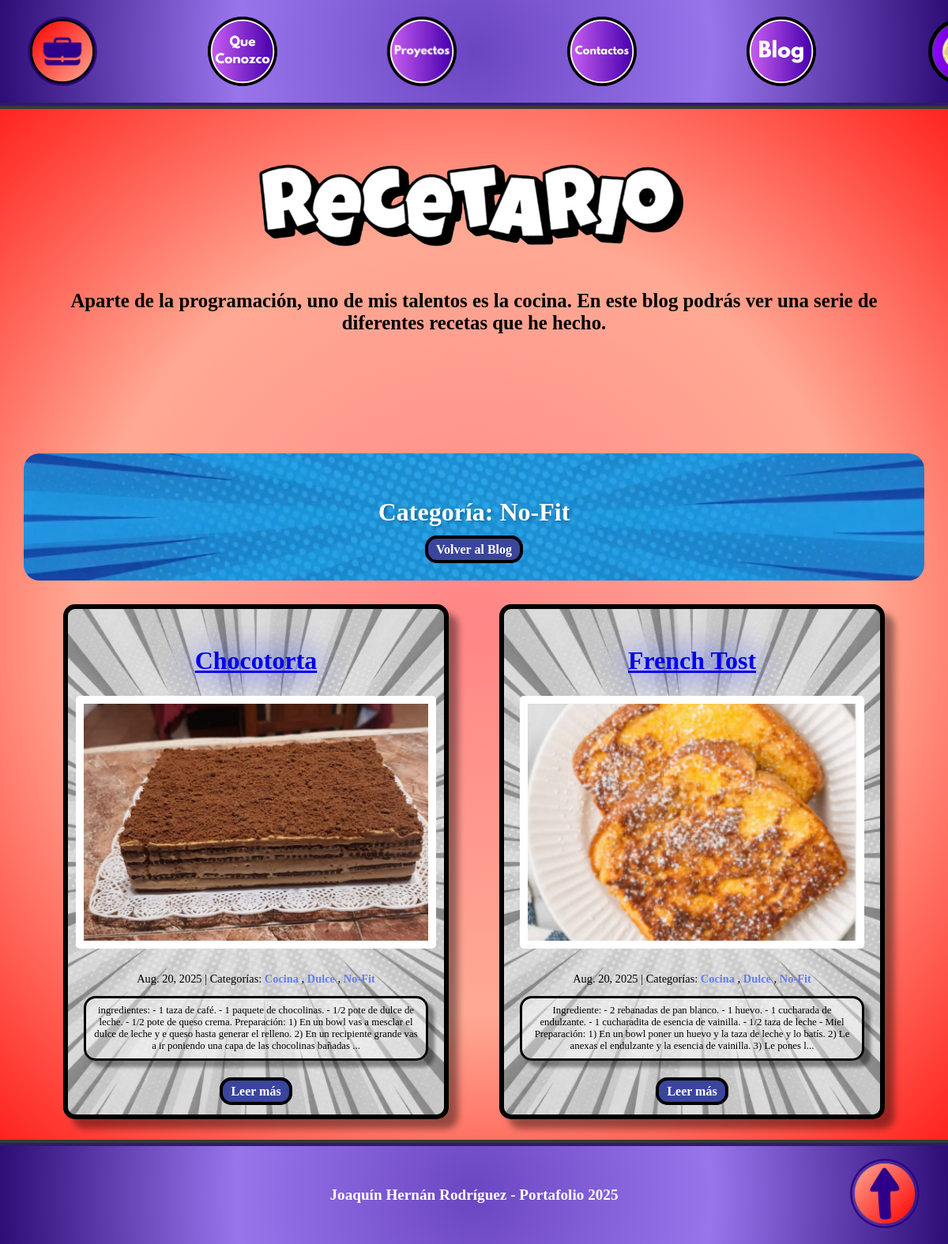
Page /blog/category/No-Fit/ on the committed database.
### blog/models.py (models this page shows, shortened)
class Category(models.Model):
    name = models.CharField(max_length=30)
    class Meta:
        verbose_name_plural = "categories"

class Post(models.Model):
    title = models.CharField(max_length=255)
    body = models.TextField()
    created_on = models.DateTimeField(auto_now_add=True)
    last_modified = models.DateTimeField(auto_now=True)
    categories = models.ManyToManyField("Category", related_name="posts")
    image = models.ImageField(upload_to='blog_images/', blank=True, null=True)

### blog/views.py (the view)
# urls.py: path("category/<category>/", views.blog_category, name="blog_category"),
def blog_category(request, category):
    posts = Post.objects.filter(
        categories__name__contains=category
    ).order_by("-created_on")
    context = {
        "category": category,
        "posts": posts,
    }
    return render(request, "blog/category.html", context)

### templates/blog/category.html (shortened to what this page needs)
{% extends "blog.html" %}
{% load static %}
{% block page_content %}
  <div class="category-header" style="background-image: url('{% static 'Portafolio/assets/Fondos/Fondo Azul.png' %}'); background-size: cover; background-position: center;">
    <h2 class="category-title">Categoría: {{ category }}</h2>
    <a href="{% url 'blog:blog_index' %}" class="volver">Volver al Blog</a>
  </div>
  <div class="Posteos">
    {% for post in posts %}
      <article class="Tarjeta" style="background-image: url('{% static 'Portafolio/assets/Fondos/Fondo Blanco.png' %}'); background-size: cover; background-position: center;">
        <div class="Contenido">
          <h2 class="titulo-posteo">
            <a href="{% url 'blog:blog_detail' post.pk %}">{{ post.title }}</a>
          </h2>
          {% if post.image %}
            <div class="post-image">
              <img src="{{ post.image.url }}" alt="{{ post.title }}" class="post-thumbnail">
            </div>
          {% endif %}
          <div class="info">
            <span class="post-date">{{ post.created_on.date }}</span>
            <span class="separator">|</span>
            <span class="post-categories">Categorías:
              {% for category in post.categories.all %}
                <a href="{% url 'blog:blog_category' category.name %}" class="categoria">
                  {{ category.name }}
                </a>{% if not forloop.last %}, {% endif %}
              {% endfor %}
            </span>
          </div>
          <div class="informacion-previa">
            <p>{{ post.body | slice:":300" }}{% if post.body|length > 300 %}...{% endif %}</p>
          </div>
          <a href="{% url 'blog:blog_detail' post.pk %}" class="leer-mas">Leer más</a>
        </div>
      </article>
    {% empty %}
      <div class="no-posts" style="background-image: url('{% static 'Portafolio/assets/Fondos/Fondo Blanco.png' %}'); background-size: cover; background-position: center;">
        <h3>No hay posts en esta categoría</h3>
        <p>Pronto habrá contenido en esta categoría.</p>
      </div>
    {% endfor %}
  </div>
{% endblock page_content %}

### Portafolio/static/Portafolio/css/base.css (style rules this page uses)
html { scroll-behavior: smooth; }
body { margin: 0; padding: 0; height: 100%; transition: background-color 0.3s ease; font-family: 'Baloo 2', cursive; }
h1, h2, h3, .Barra ul li a { font-family: 'Bangers', cursive; }

### Portafolio/static/Portafolio/css/blog.css (style rules this page uses)
body { background: radial-gradient(circle,#ff8686, #ffa994, #ff0000); }
.Posteos { padding-left: 5rem; padding-right: 5rem; display: grid; text-align: center; grid-template-columns: repeat(auto-fit, minmax(400px, 1fr)); gap: 4rem; max-width: 1200px; margin-bottom: 30px; }
.Tarjeta { border-radius: 15px; border: 6px solid #000000; box-shadow: 12px 12px 8px rgba(0, 0, 0, 0.4); padding: 20px; transition: all 0.3s ease; }
.Contenido { position: relative; z-index: 1; }
.titulo-posteo { color: #005eff; text-align: center; text-shadow: 0 0 40px #0022ff; font-family: 'Bangers', cursive; font-size: 2rem; }
.info { font-family: 'Baloo 2', cursive; color: #000000; font-size: 0.9rem; gap: 0.5rem; }
.categoria { font-family: 'Baloo 2', cursive; font-size: 0.9rem; color: #667eea; text-decoration: none; font-weight: bold; transition: color 0.3s ease; }
.informacion-previa p { font-family: 'Baloo 2', cursive; font-size: 0.8rem; color: #000000; margin-bottom: 30px; background-color: rgba(255, 255, 255, 0.402); border: 3px solid #000000; box-shadow: 8px 8px 4px rgba(0, 0, 0, 0.4); border-radius: 15px; padding: 0.5rem; }
.leer-mas { font-weight: bold; font-family: 'Bangers', cursive; background-color: #3a459c; border-radius: 15px; border: 4px solid #000; color: white; padding: 5px 10px; text-decoration: none; transition: all 0.3s ease; }
.volver { font-weight: bold; font-family: 'Bangers', cursive; background-color: #3a459c; border-radius: 15px; border: 4px solid #000; color: white; padding: 5px 10px; text-decoration: none; transition: all 0.3s ease; margin-bottom: 25px; }
.category-header { border-radius: 20px; padding: 30px; text-align: center; margin: 30px auto; max-width: 1400px; width: 90%; }
.category-title { color: white; font-size: 2em; font-weight: bold; margin-bottom: 20px; text-shadow: 2px 2px 4px rgba(0, 0, 0, 0.3); }
.post-thumbnail { width: 100%; height: 200px; object-fit: cover; border-radius: 10px; margin-bottom: 15px; }
.post-thumbnail { width: 100%; height: 300px; object-fit: cover; border-radius: 5px; margin-bottom: 15px; background: white; padding: 10px 10px 10px 10px; }
.post-image { margin-bottom: 15px; display: flex; justify-content: center; position: relative; }

### rows in the picture
Category: name "No-Fit"
Post: title "Chocotorta", image (picture), created_on "Aug. 20, 2025", body "ingredientes: - 1 taza de café. - 1 paquete de chocolinas. - 1/2 pote de dulce de leche. - 1/2 pote de queso crema. Preparación: 1) En un bowl vas a mesclar el dulce de leche y e queso hasta generar el relleno. 2) En un recipiente grande vas a ir poniendo una capa de las chocolinas bañadas"
Category: name "Cocina"
Category: name "Dulce"
Post: title "French Tost", image (picture), created_on "Aug. 20, 2025", body "Ingrediente: - 2 rebanadas de pan blanco. - 1 huevo. - 1 cucharada de endulzante. - 1 cucharadita de esencia de vainilla. - 1/2 taza de leche - Miel Preparación: 1) En un bowl poner un huevo y la taza de leche y lo batís. 2) Le anexas el endulzante y la esencia de vainilla. 3) Le pones l"
